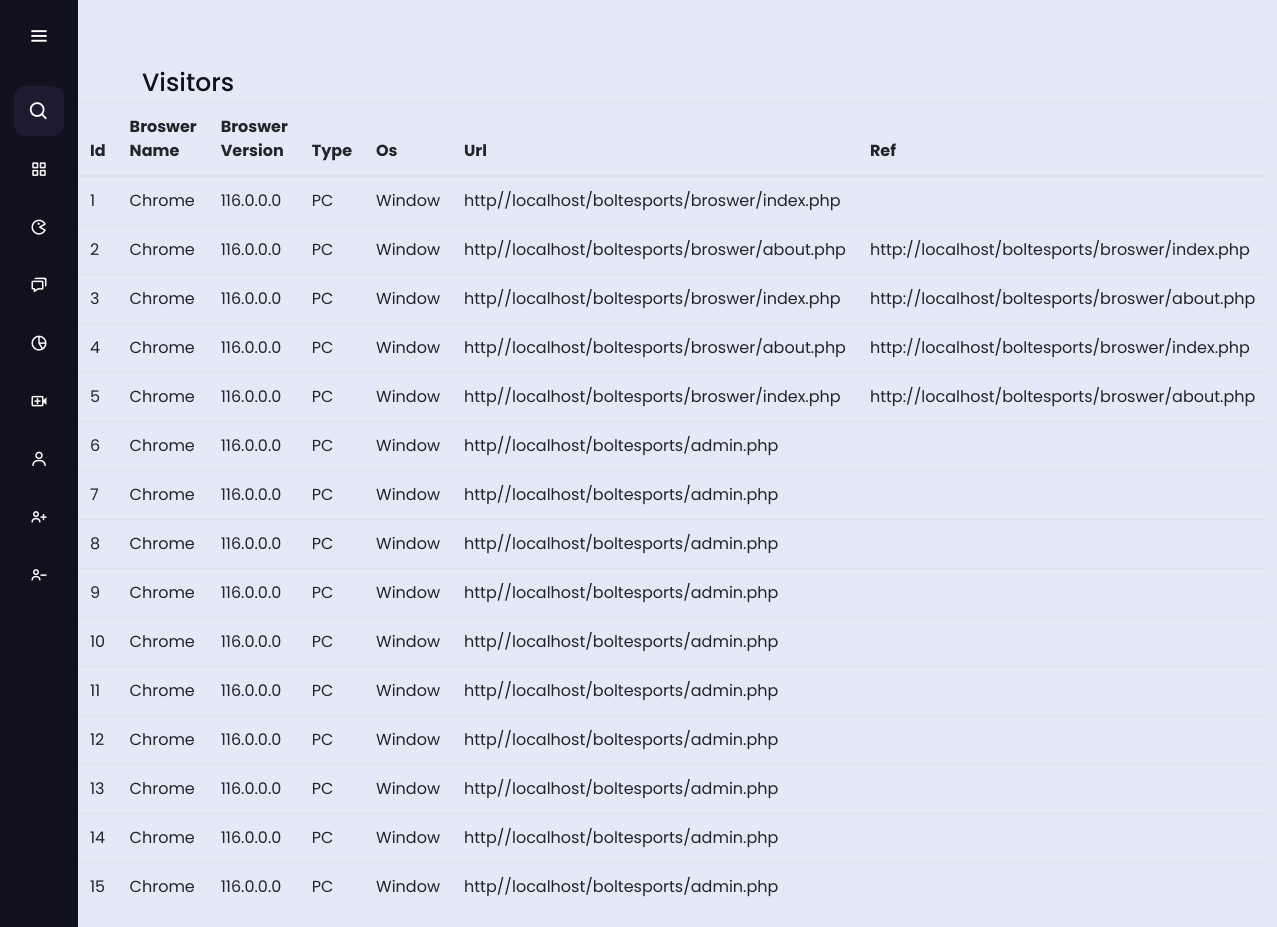
Page /admin/visitors_admin.php on the committed database.
### tables this page shows
CREATE TABLE `visitor` (
  `id` int(11) NOT NULL,
  `browser_name` varchar(255) NOT NULL,
  `browser_version` varchar(255) NOT NULL,
  `type` varchar(255) NOT NULL,
  `os` varchar(255) NOT NULL,
  `url` varchar(255) NOT NULL,
  `ref` varchar(255) NOT NULL
);

### admin/include_admin/visitors_include.php (the view, shortened to what this page needs)
<!doctype html>
<html lang="en">
<head>
    <link rel="stylesheet" href="https://stackpath.bootstrapcdn.com/bootstrap/4.3.1/css/bootstrap.min.css">
</head>
<body>
    <table class="table" style="width: 50%;">
        <thead>
            <tr>
                <th>Id</th>
                <th>Broswer Name</th>
                <th>Broswer Version</th>
                <th>Type</th>
                <th>Os</th>
                <th>Url</th>
                <th>Ref</th>
            </tr>
        </thead>
        <tbody>
            <?php
            include('conn.php');
            ?>
            <?php
            $quy = mysqli_query($con, "SELECT * FROM `visitor`") or die("error" . mysqli_error($con));
            while ($li = mysqli_fetch_array($quy)) {
            ?>
                <tr>
                    <td><?php echo $li["id"] ?></td>
                    <td><?php echo $li["browser_name"] ?></td>
                    <td><?php echo $li["browser_version"] ?></td>
                    <td><?php echo $li["type"] ?></td>
                    <td><?php echo $li["os"] ?></td>
                    <td><?php echo $li["url"] ?></td>
                    <td><?php echo $li["ref"] ?></td>
                </tr>
            <?php } ?>
        </tbody>
    </table>
</body>
</html>

### admin/visitors_admin.php (shortened to what this page needs)
<!DOCTYPE html>
<html lang="en" dir="ltr">
<head>
    <link rel="stylesheet" href="sidebaradmin/tournamentstyle.css" />
    <link href="https://unpkg.com/boxicons@2.0.7/css/boxicons.min.css" rel="stylesheet" />
</head>
<body style="background: #E4E9F7;">
<div class="sidebar">
        <div class="logo-details">
            <i class="bx bx-menu" id="btn"></i>
        </div>
        <ul class="nav-list">
            <li>
                <i class="bx bx-search"></i>
            </li>
            <li>
                <a href="admin.php">
                    <i class="bx bx-grid-alt"></i>
                </a>
            </li>
            <li>
                <a href="tournament_admin.php">
                    <i class="bx bx-game"></i>
                </a>
            </li>
            <li>
                <a href="feedback_admin.php">
                    <i class="bx bx-chat"></i>
                </a>
            </li>
            <li>
                <a href="visitors_admin.php">
                    <i class="bx bx-pie-chart-alt-2"></i>
                </a>
            </li>
            <li>
                <a href="streams_admin.php">
                    <i class="bx bx-video-plus"></i>
                </a>
            </li>
            <li>
                <a href="players_admin.php">
                    <i class="bx bx-user"></i>
                </a>
            </li>
            <li>
                <a href="player_update_admin.php">
                    <i class="bx bx-user-plus"></i>
                </a>
            </li>
            <li>
                <a href="player_delete_admin.php">
                    <i class="bx bx-user-minus"></i>
                </a>
            </li>
        </ul>
    </div>
    <section class="home-section">
        <div class="text">Visitors</div>
<?php
include('include_admin/visitors_include.php');
?>
    </section>
</body>
</html>

### admin/sidebaradmin/tournamentstyle.css (style rules this page uses)
* { margin: 0; padding: 0; box-sizing: border-box; font-family: "Poppins", sans-serif; }
.sidebar { position: fixed; left: 0; top: 0; height: 100%; width: 78px; background: #11101d; padding: 6px 14px; z-index: 99; transition: all 0.5s ease; }
.sidebar .logo-details { height: 60px; display: flex; align-items: center; position: relative; }
.sidebar .logo-details #btn { position: absolute; top: 50%; right: 0; transform: translateY(-50%); font-size: 22px; transition: all 0.4s ease; font-size: 23px; text-align: center; cursor: pointer; transition: all 0.5s ease; }
.sidebar i { color: #fff; height: 60px; min-width: 50px; font-size: 28px; text-align: center; line-height: 60px; }
.sidebar .nav-list { margin-top: 20px; height: 100%; }
.sidebar li { position: relative; margin: 8px 0; list-style: none; }
.sidebar .bx-search { position: absolute; top: 50%; left: 0; transform: translateY(-50%); font-size: 22px; background: #1d1b31; color: #fff; }
.sidebar li a { display: flex; height: 100%; width: 100%; border-radius: 12px; align-items: center; text-decoration: none; transition: all 0.4s ease; background: #11101d; }
.sidebar li i { height: 50px; line-height: 50px; font-size: 18px; border-radius: 12px; }
.home-section { position: relative; background: #e4e9f7; min-height: 100vh; top: 0; left: 78px; width: calc(100% - 78px); transition: all 0.5s ease; z-index: 2; }
.home-section .text { display: inline-block; color: #11101d; font-size: 25px; font-weight: 500; margin-left: 4rem; margin-top: 4rem; }

### rows in the picture
visitor: id "1", browser_name "Chrome", browser_version "116.0.0.0", type "PC", os "Window", url "http//localhost/boltesports/broswer/index.php"
visitor: id "2", browser_name "Chrome", browser_version "116.0.0.0", type "PC", os "Window", url "http//localhost/boltesports/broswer/about.php", ref "http://localhost/boltesports/broswer/index.php"
visitor: id "3", browser_name "Chrome", browser_version "116.0.0.0", type "PC", os "Window", url "http//localhost/boltesports/broswer/index.php", ref "http://localhost/boltesports/broswer/about.php"
visitor: id "4", browser_name "Chrome", browser_version "116.0.0.0", type "PC", os "Window", url "http//localhost/boltesports/broswer/about.php", ref "http://localhost/boltesports/broswer/index.php"
visitor: id "5", browser_name "Chrome", browser_version "116.0.0.0", type "PC", os "Window", url "http//localhost/boltesports/broswer/index.php", ref "http://localhost/boltesports/broswer/about.php"
visitor: id "6", browser_name "Chrome", browser_version "116.0.0.0", type "PC", os "Window", url "http//localhost/boltesports/admin.php"
visitor: id "7", browser_name "Chrome", browser_version "116.0.0.0", type "PC", os "Window", url "http//localhost/boltesports/admin.php"
visitor: id "8", browser_name "Chrome", browser_version "116.0.0.0", type "PC", os "Window", url "http//localhost/boltesports/admin.php"
visitor: id "9", browser_name "Chrome", browser_version "116.0.0.0", type "PC", os "Window", url "http//localhost/boltesports/admin.php"
visitor: id "10", browser_name "Chrome", browser_version "116.0.0.0", type "PC", os "Window", url "http//localhost/boltesports/admin.php"
visitor: id "11", browser_name "Chrome", browser_version "116.0.0.0", type "PC", os "Window", url "http//localhost/boltesports/admin.php"
visitor: id "12", browser_name "Chrome", browser_version "116.0.0.0", type "PC", os "Window", url "http//localhost/boltesports/admin.php"
visitor: id "13", browser_name "Chrome", browser_version "116.0.0.0", type "PC", os "Window", url "http//localhost/boltesports/admin.php"
visitor: id "14", browser_name "Chrome", browser_version "116.0.0.0", type "PC", os "Window", url "http//localhost/boltesports/admin.php"
visitor: id "15", browser_name "Chrome", browser_version "116.0.0.0", type "PC", os "Window", url "http//localhost/boltesports/admin.php"
